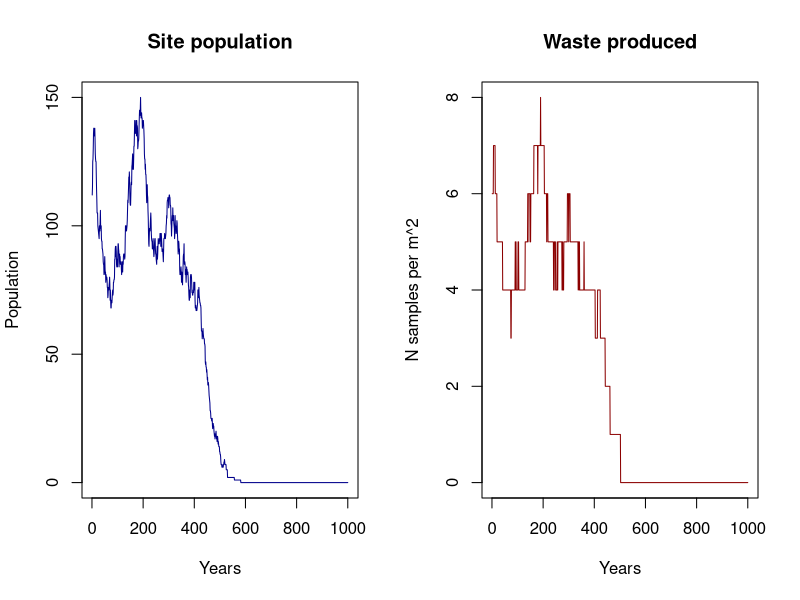

Write the R code that produced this figure.
## ---- chunk 1
library(DiagrammeR)

grViz("
digraph record_formation {

graph [layout = dot, ## Set title and layout
       label = 'Record formation process',
       labelloc = 't'
       fontname = Helvetica,
       fontsize = 30]

# node definitions with substituted label text
node [fontname = Helvetica, ## General node definition
      style = filled,
      color = MistyRose]
      
## Per node definition
a [label = '@@1',
   fillcolor = Orangered]
b [label = '@@2']
c [label = '@@3',
   fillcolor = Orangered]
d [label = '@@4']
e [label = '@@5',
   fillcolor = Orangered]
f [label = '@@6',
   fillcolor = orange,
   fixedsize = shape,
   width = 4.5,
   height = 1,
   fontsize = 30]

## General edge definition
edge [color = grey,
       arrowhead = vee,
       arrowtail = vee]

## Specific edges
a -> {c}
b -> {c}
c -> {f}
d -> {e}
e -> {f}
}

## Label definition
[1]: 'Pop (group size)'
[2]: 'Site function'
[3]: 'Anthropogenic deposition rates'
[4]: 'Site type'
[5]: 'Natural deposition rates'
[6]: 'Waste/sqrm'

")

## ---- chunk 2
grViz("
digraph record_formation {

graph [layout = dot, ## Set title and layout
       label = 'Record formation process',
       labelloc = 't'
       fontname = Helvetica,
       fontsize = 30]

# node definitions with substituted label text
node [fontname = Helvetica, ## General node definition
      style = filled,
      color = MistyRose]
      
## Per node definition
a [label = '@@1',
   fillcolor = Orangered]
b [label = '@@2',
   fillcolor = orange,
   fixedsize = shape,
   width = 4.5,
   height = 1,
   fontsize = 30]

## General edge definition
edge [color = grey,
       arrowhead = vee,
       arrowtail = vee]

## Specific edges
a -> {b}
}

## Label definition
[1]: 'Pop (group size)'
[2]: 'Waste/sqrm'

")

## ---- chunk 3
grViz("
digraph record_formation {

graph [layout = dot, ## Set title and layout
       label = 'Record formation process',
       labelloc = 't'
       fontname = Helvetica,
       fontsize = 30]

# node definitions with substituted label text
node [fontname = Helvetica, ## General node definition
      style = filled,
      color = MistyRose]
      
## Per node definition
a [label = '@@1',
   fillcolor = Orangered]
b [label = '@@2',
   fillcolor = Orangered]
c [label = '@@3',
   fillcolor = orange,
   fixedsize = shape,
   width = 4.5,
   height = 1,
   fontsize = 30]

## General edge definition
edge [color = grey,
       arrowhead = vee,
       arrowtail = vee]

## Specific edges
a -> {c}
b -> {c}
}

## Label definition
[1]: 'Anthropogenic deposition rates'
[2]: 'Natural deposition rates'
[3]: 'Waste/sqrm'

")

## ---- chunk 4

### Population protocol

## Function 1. Generation of population dynamics
#' Returns a data.frame with two columns, where the number of rows is the number of
#' people. The first column contains the ages and the second column contains the sex.
#' @title Gpd
#' @param x: Input data. A data frame or matrix with two columns and nrow = Initial
#' population. One row per individual. The first column is the age of the individual.
#' The second column is the sex of the individual, and must be c("F","M").
#' @param W_fer_age: Vector with two values. The first value is the youngest age
#' at which it is considered that women can have children for prehistoric societies.
#' The second value is the oldest age at which it is considered that women can 
#' have children. Default is c(10,30).
#' @param M_fer_age: Vector with two values. The first value is the youngest age
#' at which it is considered that men can have children for prehistoric societies.
#' The second value is the oldest age at which it is considered that men can have 
#' children. Default is c(15,40)
#' @param  P_o: Probability of a woman having a son per year. Default is 0.3.
#' @export

Gpd <- function(x, W_fert_age = c(10,30), M_fer_age = c(15,40),
                P_o = 0.3){
  
  ### Process of having offspring
  
  # Female fertile population
  W <- x[x[,2]=="F",]
  W_fert <- W[W$Age>W_fert_age[1] & W$Age<W_fert_age[2],]
  
  # Male fertile population
  M <- x[x[,2]=="M",]
  M_fert <- M[M$Age>M_fer_age[1] & M$Age<M_fer_age[2],]
  
  ## Probability of having descendance per woman
  # Penalisation in case there are too few men
  pen <- round(nrow(M_fert)*2/nrow(W_fert),2) ## Assumes one man can have two women
  pen[pen>1] <- 1 ## The men penalisation can never multiply the birth rate per woman
  
  ## Probability of a woman having a son per year
  P_o <- P_o*pen
  
  Offspring <- sum(rbinom(nrow(W_fert),1,P_o))
  New_pop <- data.frame("Age" = rep(0,Offspring),                        
                        "Sex" = sample(c("M","F"),Offspring,prob=c(0.5,0.5),replace = TRUE))
  x <- rbind(x,New_pop)
  
  ### Process of dying
  
  vec_d <- apply(x,1,death)
  x <- x[vec_d==0,]
  
  ## Apply carrying capacty restrictions
  x <- K_lim(x, K)
  
  return(x)
}

## Function 2. Simulation of death process
#' @title death
#' Returns a value (0,1) where 0 = person lives and 1 = person dies, based
#' on pd (the probability matrix)
#' Thought to use with apply
#' @param x: An integer with the age of the person
#' @param pd: The probability matrix for mortality by age. A matrix is provided as 
#' default, but the user should provide another adapted to her/his population.
#' @export

death <- function(x,pd=data.frame("Age" = c(0:99),
                                  "P_d" = c(rep(0.13,2),
                                            rep(0.08,8),
                                            rep(0.01,25),
                                            rep(0.1,15),
                                            rep(0.15,10),
                                            rep(0.25,5),
                                            rep(0.99,35)))){
  age <- as.numeric(x[1])
  return(rbinom(1,1,prob = pd[pd$Age==age,2]))
}

## Function 3. Simulation of carrying capacity limitation
## If the population exceeds the carrying capacity, it eliminates oversize
## with 0.8 probability per person exceeding.
#' @title K_lim
#' @param x: Data frame or matrix. Population (number of people)
#' @param k: Integer. Carrying capacity. Provided by the user
#' @export

K_lim <- function(x,k,prob = 0.8){
  p <- nrow(x)
  if (p>k){
    o <- rbinom(p-k,1,prob)
    o <- sum(o[o==1])
    o[o==0] <- 1 ## Avoids problem eliminating all the df if remove == 0
    x <- x[-sample(1:nrow(x),o,replace = FALSE),]
  }
  return(x)
}


## ---- chunk 5

## Function 4. Simulation of anthropogenic deposition rates
#' Returns the total amount of waste produced in the site. An integer.
#' @title A_dep_r
#' @param x: Integer (user provided) or data.frame. It is the number of people
#' inhabiting the site. If data.frame, the number of people is the number of rows. 
#' @param S_f: String. It is the site functionality, and it modulates the effect
#' of number of people by considering partial occupation of the site and different
#' deposition rates according the activities deployed. Possible states are:
#' 'residential' ('r'), 'logistic' ('l'), 'permanent' ('p') and 'funeral' ('f').
#' If S_f = 'f', number of buried individuals must be specified (in the argument x).
#'  Default is 'p'.
#' @param occ: If S_f = 'r' or S_f = 'l', occ (time of occupation of the camp
#' per year, in months) must be specified. Default is NULL, but if left NULL,
#' the function considers 1 month for logistic camps and 3 months for 
#' residential camps.
#' @export

A_dep_r <- function(x,S_f = "p", occ = NULL){
  try(if(is.null(x) == TRUE & is.null(S_f) == TRUE) 
    stop("Population and Site function undefined"))
  
  ## Set the number of individuals
  if (is.vector(x)==TRUE){
    Pop <- length(x)
  } else {
    Pop <- nrow(x)
  }
  
  ## Define time for logistic/residential camps if time = NULL
  if (is.null(occ) == TRUE){
    if (S_f == 'r'){
      occ <- 3
    } else if (S_f == 'l'){
      occ <- 1
    }
  }
  
  ## Population times goats per person a year (5) times bone Kg per goat (20)
  ## Dayenoff et al., 2019 for the weight of the carcass.
  adr <- Pop*5*20
  
  if (S_f == 'r'){
    adr <- round(adr/12*occ)
  } else if (S_f == 'l'){
    adr <- round((adr/12*occ)/4) ## Divides by 4 because it is considered that 
                                 ## heavy food is not brought in place
  } else if (S_f == 'f'){
    adr <- Pop
  }
  return(adr)
}
## ---- chunk 6
## Function 5. Simulation of deposition deposition rates
#' Returns the rate at which sediment is deposited. Double.
#' @title N_dep_r
#' @param S_t: Three possible site types have been considered: 'open-air' ('oa'),
#' 'cave' ('c') and rockshelter ('rs'). When enabled, this parameter modules the 
#' effect of the speed. Default is NULL.
#' @param speed: This is the speed at which the natural sediment deposits on the 
#' 'site. It has three levels: 'slow' ('s'), 'medium' ('m') and 'fast' ('f'). 
#' Default is 'm'.
#' @export

N_dep_r <- function(S_t = NULL, speed = 'm'){
  
  ## Set the general speed of the deposition rates
  if (speed == 's'){
    s <- 0.1
  } else if (speed == 'm'){
    s <- 0.2
  } else if (speed == 'f'){
    s <- 0.3
  }
  
  ## Set the value for site type
  if(is.null(S_t) == FALSE){
      if (S_t == 'oa'){
      s <- s*3
    } else if (S_t == 'rs'){
      s <- s*2
    }
  }
  return(s)
}
## ---- chunk 7
## Function 6. Waste production
#' Returns the final product of the waste produced in a site. An integer.
#' @title W_prod
#' @param x: Integer (user provided) or data.frame. It is the number of people
#' inhabiting the site. If data.frame, the number of people is the number of rows.
#' @param Adr: An integer. Can be inserted directly or modelled.
#' @param Ndr: A double. Can be inserted directly or modelled.
#' @param area: An integer. This is the total area of the site.
#' @export

W_prod <- function(x,Adr = NULL,Ndr = NULL, area){
  
  ## Set the number of individuals
  if (is.vector(x)==TRUE){
    Pop <- length(x)
  } else {
    Pop <- nrow(x)
  }
  
  if (is.null(Adr) == TRUE & is.null(Ndr) == TRUE){
    w <- Pop*5*20
  } else if (is.null(Adr) == TRUE & is.null(Ndr) == FALSE){
    w <- (Pop*5*20)/(10*Ndr)
  } else if (is.null(Adr) == FALSE & is.null(Ndr) == FALSE){
    w <- Adr/(10*Ndr)
  } else if (is.null(Adr) == FALSE & is.null(Ndr) == TRUE){
    w <- Adr
  }

  w <- round(w/area)
  return(w)
} 
## ---- chunk 8

## Set initial values
ts <- 1000 # Time span
K <- 150
area <- 1000
Gs_init <- 100 # Initial population
Gs_init <- data.frame("Age" = sample(10:30,Gs_init,10:30, replace = TRUE),
                      "Sex" = sample(c("M","F"), Gs_init, prob = c(0.5,0.5), replace = TRUE))


## ---- chunk 9
## Start the loop
res <- data.frame("Pop" = rep(0,ts), "W" = rep(0,ts))
Pop <- Gs_init

set.seed(12345)

for (i in 1:ts){
  Pop <- Gpd(Pop)
  a_w <- A_dep_r(Pop)
  ndp <- N_dep_r()
  
  res$Pop[i] <- nrow(Pop)
  res$W[i] <- W_prod(Pop, Adr= a_w, Ndr = ndp, area = area)
  Pop$Age <- Pop$Age+1
}
## ---- chunk 10
## Plots
par(mfrow = c(1,2))
plot(res$Pop, type = "l", col = "darkblue", ylab = "Population",
     xlab = "Years", main = "Site population")
plot(res$W, type = "l", col = "darkred", ylab = "N samples per m^2",
     xlab = "Years", main = "Waste produced")
